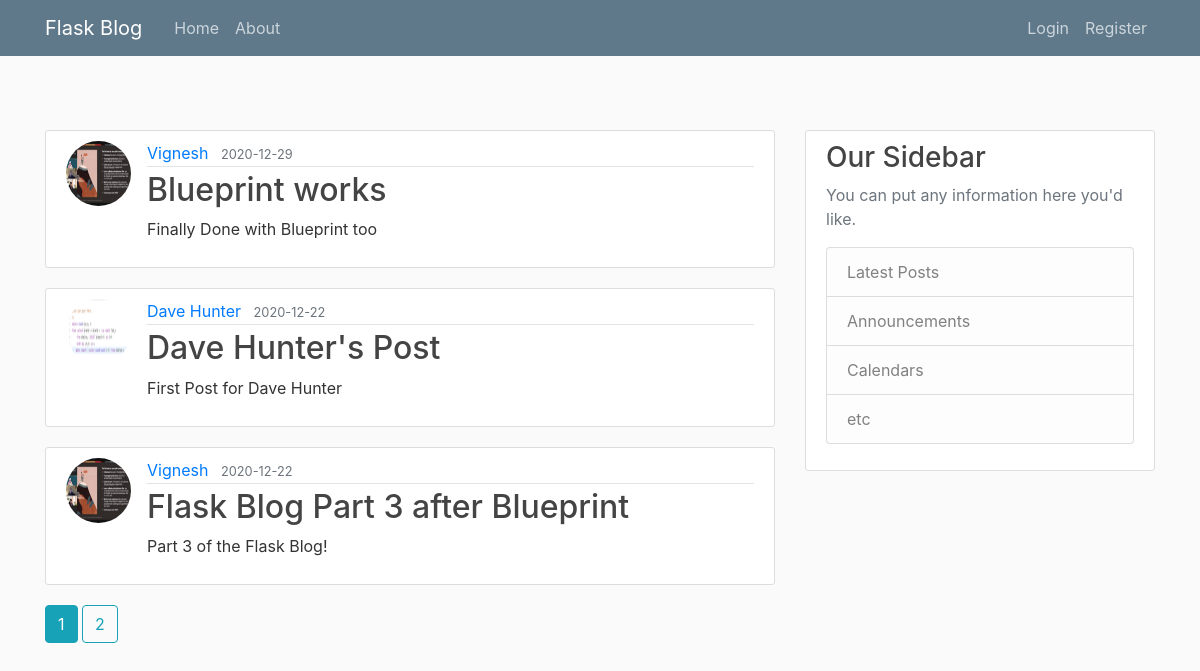
Page /home on the earlier database version.
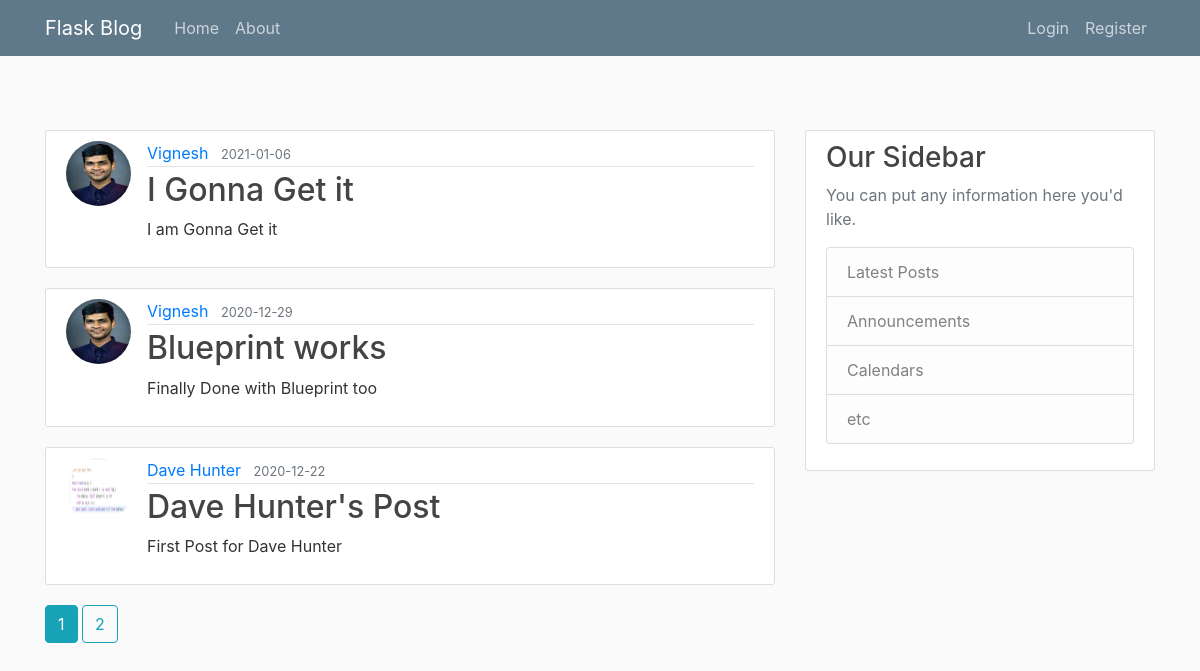
Same page on the later database version.
### flaskblog/models.py (models this page shows, shortened)
class Post(db.Model):
    id = db.Column(db.Integer, primary_key=True)
    title = db.Column(db.String(100), unique=True, nullable=False)
    date_posted = db.Column(db.DateTime, nullable=False, default=datetime.utcnow)
    content = db.Column(db.Text, nullable=False)
    user_id = db.Column(db.Integer, db.ForeignKey("user.id"), nullable=False)

class User(db.Model, UserMixin):
    id = db.Column(db.Integer, primary_key=True)
    username = db.Column(db.String(20), unique=True, nullable=False)
    email = db.Column(db.String(120), unique=True, nullable=False)
    image_file = db.Column(db.String(20), nullable=False, default="default.jpg")
    password = db.Column(db.String(60), nullable=False)
    posts = db.relationship("Post", backref="author", lazy=True)

### flaskblog/main/routes.py (the view)
@main.route("/")
@main.route("/home")
def home_page():
    page = request.args.get("page", 1, type=int)
    posts = Post.query.order_by(Post.date_posted.desc()).paginate(page=page, per_page=3)
    return render_template("home.html", posts=posts)

### flaskblog/templates/home.html (shortened to what this page needs)
{% extends "layout.html" %}
{% block content %}
    {% for post in posts.items %}
        <article class="media content-section">
            <img src="{{ url_for('static', filename='profile_pics/' + post.author.image_file) }}" alt="" class="rounded-circle article-img">
          <div class="media-body">
            <div class="article-metadata">
              <a class="mr-2" href="{{ url_for('users.user_posts', username=post.author.username) }}">{{ post.author.username }}</a>
              <small class="text-muted">{{ post.date_posted.strftime('%Y-%m-%d') }}</small>
            </div>
            <h2><a class="article-title" href="{{ url_for('posts.post', post_id=post.id) }}">{{ post.title }}</a></h2>
            <p class="article-content">{{ post.content }}</p>
          </div>
        </article>
    {% endfor %}
    {% for page_num in posts.iter_pages(left_edge=1, right_edge=1, left_current=1, right_current=2) %}
    {% if page_num %}
        {% if posts.page == page_num %}
            <a class="btn btn-info mb-4" href="{{ url_for('main.home_page', page=page_num) }}">{{ page_num }}</a>
        {% else %}
            <a class="btn btn-outline-info mb-4" href="{{ url_for('main.home_page', page=page_num) }}">{{ page_num }}</a>
        {% endif %}
    {% endif %}
    {% endfor %}
{% endblock content %}

Differences in the rows shown:
no longer on this page (row unchanged): Post: image_file (picture), author.username "Vignesh", date_posted "2020-12-22", title "Flask Blog Part 3 after Blueprint", content "Part 3 of the Flask Blog!"
added Post: image_file (picture), author.username "Vignesh", date_posted "2021-01-06", title "I Gonna Get it", content "I am Gonna Get it"
changed through a linked row, Post "Blueprint works": image_file: a different picture
